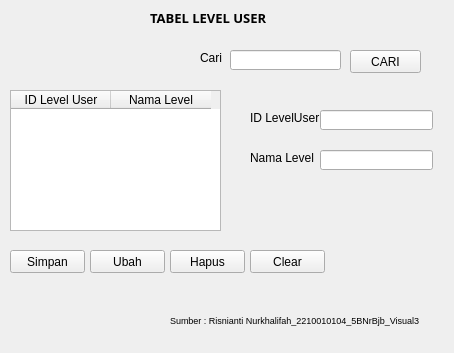
<?xml version="1.0" encoding="UTF-8"?>
<ui version="4.0">
 <class>Form</class>
 <widget class="QWidget" name="Form">
  <property name="geometry">
   <rect>
    <x>0</x>
    <y>0</y>
    <width>454</width>
    <height>353</height>
   </rect>
  </property>
  <property name="windowTitle">
   <string>Form</string>
  </property>
  <widget class="QLabel" name="label">
   <property name="geometry">
    <rect>
     <x>200</x>
     <y>50</y>
     <width>31</width>
     <height>16</height>
    </rect>
   </property>
   <property name="text">
    <string>Cari</string>
   </property>
  </widget>
  <widget class="QPushButton" name="btnUbah">
   <property name="geometry">
    <rect>
     <x>90</x>
     <y>250</y>
     <width>75</width>
     <height>23</height>
    </rect>
   </property>
   <property name="text">
    <string>Ubah</string>
   </property>
  </widget>
  <widget class="QPushButton" name="pushButton">
   <property name="geometry">
    <rect>
     <x>350</x>
     <y>50</y>
     <width>71</width>
     <height>23</height>
    </rect>
   </property>
   <property name="text">
    <string>CARI</string>
   </property>
  </widget>
  <widget class="QLabel" name="label_6">
   <property name="geometry">
    <rect>
     <x>150</x>
     <y>10</y>
     <width>171</width>
     <height>16</height>
    </rect>
   </property>
   <property name="font">
    <font>
     <family>Cascadia Code</family>
     <pointsize>10</pointsize>
     <weight>75</weight>
     <italic>false</italic>
     <bold>true</bold>
    </font>
   </property>
   <property name="text">
    <string>TABEL LEVEL USER</string>
   </property>
  </widget>
  <widget class="QPushButton" name="btnHapus">
   <property name="geometry">
    <rect>
     <x>170</x>
     <y>250</y>
     <width>75</width>
     <height>23</height>
    </rect>
   </property>
   <property name="text">
    <string>Hapus</string>
   </property>
  </widget>
  <widget class="QTableWidget" name="tableWidget">
   <property name="geometry">
    <rect>
     <x>10</x>
     <y>90</y>
     <width>211</width>
     <height>141</height>
    </rect>
   </property>
   <column>
    <property name="text">
     <string>ID Level User</string>
    </property>
   </column>
   <column>
    <property name="text">
     <string>Nama Level</string>
    </property>
   </column>
  </widget>
  <widget class="QPushButton" name="btnSimpan">
   <property name="geometry">
    <rect>
     <x>10</x>
     <y>250</y>
     <width>75</width>
     <height>23</height>
    </rect>
   </property>
   <property name="text">
    <string>Simpan</string>
   </property>
  </widget>
  <widget class="QLineEdit" name="cari">
   <property name="geometry">
    <rect>
     <x>230</x>
     <y>50</y>
     <width>111</width>
     <height>20</height>
    </rect>
   </property>
   <property name="text">
    <string/>
   </property>
  </widget>
  <widget class="QPushButton" name="btnClear">
   <property name="geometry">
    <rect>
     <x>250</x>
     <y>250</y>
     <width>75</width>
     <height>23</height>
    </rect>
   </property>
   <property name="text">
    <string>Clear</string>
   </property>
  </widget>
  <widget class="QLabel" name="label_2">
   <property name="geometry">
    <rect>
     <x>170</x>
     <y>310</y>
     <width>261</width>
     <height>20</height>
    </rect>
   </property>
   <property name="font">
    <font>
     <pointsize>7</pointsize>
    </font>
   </property>
   <property name="text">
    <string>Sumber : Risnianti Nurkhalifah_2210010104_5BNrBjb_Visual3</string>
   </property>
  </widget>
  <widget class="QLineEdit" name="id_leve_input">
   <property name="geometry">
    <rect>
     <x>320</x>
     <y>110</y>
     <width>113</width>
     <height>20</height>
    </rect>
   </property>
  </widget>
  <widget class="QLineEdit" name="nama_level_input">
   <property name="geometry">
    <rect>
     <x>320</x>
     <y>150</y>
     <width>113</width>
     <height>20</height>
    </rect>
   </property>
  </widget>
  <widget class="QLabel" name="label_3">
   <property name="geometry">
    <rect>
     <x>250</x>
     <y>110</y>
     <width>81</width>
     <height>16</height>
    </rect>
   </property>
   <property name="text">
    <string>ID LevelUser</string>
   </property>
  </widget>
  <widget class="QLabel" name="label_4">
   <property name="geometry">
    <rect>
     <x>250</x>
     <y>150</y>
     <width>71</width>
     <height>16</height>
    </rect>
   </property>
   <property name="text">
    <string>Nama Level</string>
   </property>
  </widget>
 </widget>
 <resources/>
 <connections/>
</ui>
